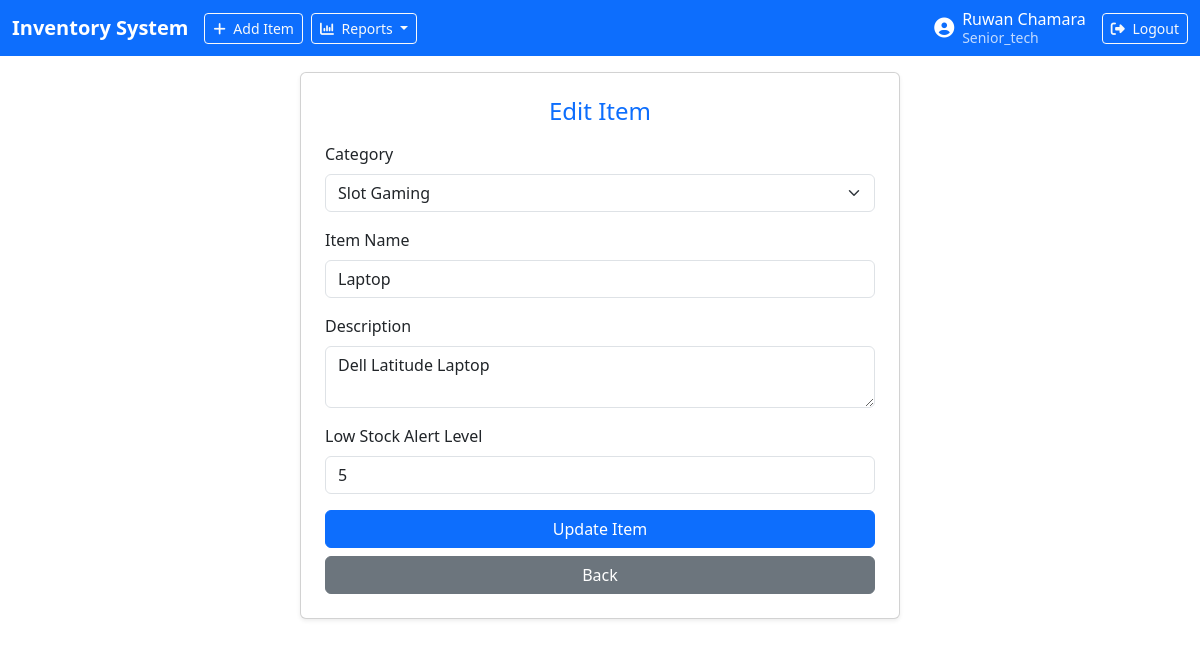
The app's page /edit_item.php?id=1 (signed in) with its own data.
### tables this page shows
CREATE TABLE `items` (
  `id` int(11) NOT NULL,
  `item_code` varchar(20) NOT NULL,
  `item_name` varchar(100) NOT NULL,
  `description` text DEFAULT NULL,
  `quantity` int(11) DEFAULT 0,
  `min_quantity` int(11) DEFAULT 10,
  `category_id` int(11) DEFAULT NULL,
  `created_at` timestamp NULL DEFAULT current_timestamp()
);

CREATE TABLE `categories` (
  `id` int(11) NOT NULL,
  `category_name` varchar(100) NOT NULL
);

### config/Db.php (called while the page is built, shortened)
<?php
class Db {
    protected static $connection;
    public function connect() {
        if(!isset(self::$connection)) {
            $config = parse_ini_file('config.ini');
            self::$connection = new mysqli($config['servername'],$config['username'],$config['password'],$config['dbname']);
        }
        return self::$connection;
    }
    public function query($query) {
        $connection = $this -> connect();
        $result = $connection -> query($query);
        return $result;
    }
    public function select($query) {
        $rows = array();
        $result = $this -> query($query);
        while ($row = $result -> fetch_assoc()) {
            $rows[] = $row;
        }
        return $rows;
    }
}
?>

### edit_item.php (the view, shortened to what this page needs)
<?php
$db = new Db();
$id = (int)$_GET['id'];
$item = $db->select("SELECT * FROM items WHERE id=$id")[0];
$categories = $db->select("SELECT * FROM categories");
?>
<!DOCTYPE html>
<html lang="en">
<head>
<link href="https://cdn.jsdelivr.net/npm/bootstrap@5.3.0/dist/css/bootstrap.min.css" rel="stylesheet">
<link rel="stylesheet" href="https://cdnjs.cloudflare.com/ajax/libs/font-awesome/6.5.1/css/all.min.css">
</head>
<body>
<?php include 'header.php';?>
<div class="container py-5 d-flex justify-content-center">
  <div class="card shadow-sm p-4" style="max-width: 600px; width:100%;">
    <h4 class="mb-3 text-primary text-center">Edit Item</h4>
    <form method="post">
      <div class="mb-3">
        <label class="form-label">Category</label>
        <select name="category_id" class="form-select" required>
          <?php foreach($categories as $c): ?>
          <option value="<?= $c['id'] ?>" <?= $item['category_id']==$c['id']?'selected':'' ?>>
            <?= htmlspecialchars($c['category_name']) ?>
          </option>
          <?php endforeach; ?>
        </select>
      </div>
      <div class="mb-3">
        <label class="form-label">Item Name</label>
        <input type="text" name="item_name" class="form-control" value="<?= htmlspecialchars($item['item_name']) ?>" required>
      </div>
      <div class="mb-3">
        <label class="form-label">Description</label>
        <textarea name="description" class="form-control" rows="2"><?= htmlspecialchars($item['description']) ?></textarea>
      </div>
      <div class="mb-3">
        <label class="form-label">Low Stock Alert Level</label>
        <input type="number" name="min_quantity" class="form-control" value="<?= $item['min_quantity'] ?>" min="0">
      </div>
      <button class="btn btn-primary w-100">Update Item</button>
    </form>
    <a href="dashboard.php" class="btn btn-secondary w-100 mt-2">Back</a>
  </div>
</div>
</body>
</html>

### records on screen
items: category_id "Slot Gaming", item_name "Laptop", description "Dell Latitude Laptop", min_quantity "5"

### other values on screen
$_SESSION['person_name'] "Ruwan Chamara"
$_SESSION['role'] "Senior_tech"
